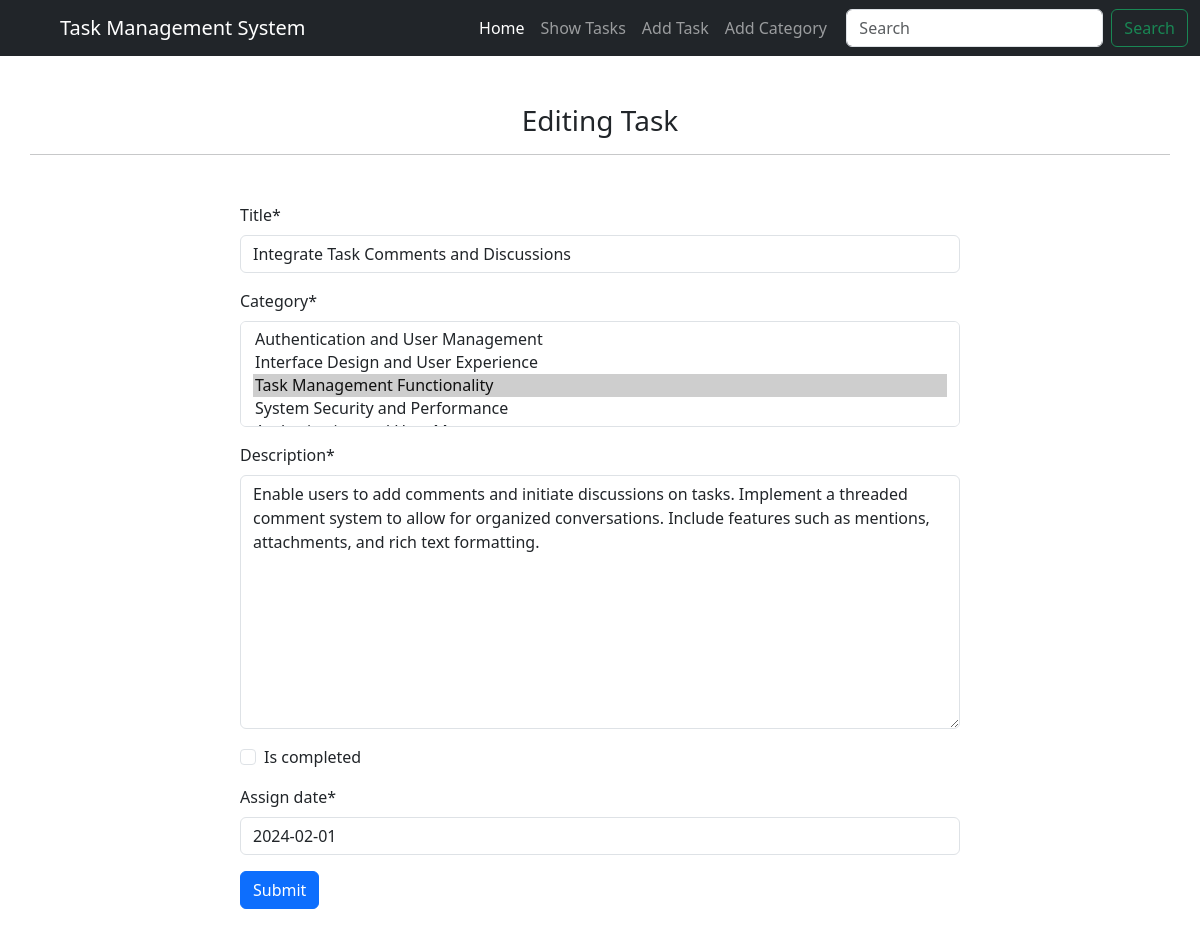
The app's page /task/edit/18 with its own data.
### task/models.py (models this page shows, shortened)
class Task(models.Model):
    title = models.CharField(max_length = 100)
    category = models.ManyToManyField(Category)
    description = models.TextField()
    is_completed = models.BooleanField(default = False)
    assign_date = models.DateField()

### task/views.py (the view)
# urls.py: path('edit/<int:id>', views.edit_task, name = 'edit_task'),
def edit_task(req,id):
    task = Task.objects.get(pk = id)
    form = taskForm(instance=task)
    if req.method == 'POST':
        form = taskForm(req.POST,instance=task)
        if form.is_valid():
            form.save()
            return redirect('task')
    return render (req,'task/edit.html',{'form':form})

### task/forms.py
class taskForm(forms.ModelForm):
    class Meta:
        model = Task
        fields = '__all__'

### category/models.py (called while the page is built)
    def __str__(self):
        return self.name

### task/templates/task/edit.html (shortened to what this page needs)
{% extends 'base.html'%}
{% load static %}
{% block content %}
<h3 class="text-center mt-5">Editing Task</h3>
<hr class="container">
{% load crispy_forms_tags %}
<form class="mt-5" style="width:60%;margin:auto;" method="POST" action="">
    {{ form | crispy }}
    <input class="btn btn-primary mb-5" type="submit" value="Submit">
</form>
{% endblock %}

### records on screen
Task: title "Integrate Task Comments and Discussions", description "Enable users to add comments and initiate discussions on tasks. Implement a threaded comment system to allow for organized conversations. Include features such as mentions, attachments, and rich text formatting.", assign_date "2024-02-01"
